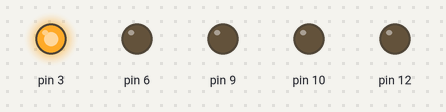
This sketch was run on a simulated Arduino Uno, built with avr-gcc and run on an emulated ATmega328P. Parts: output pins drawn as LEDs (lit = HIGH).

Above: at 1.0 s.
At 5.0 s:
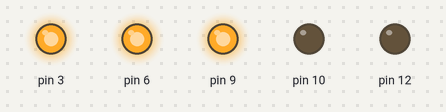
At 7.0 s:
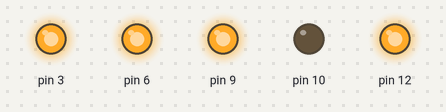
At 11.0 s:
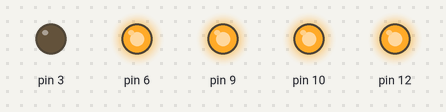
At 17.0 s:
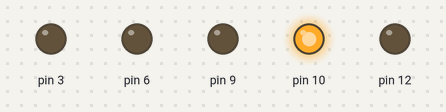
At 23.0 s:
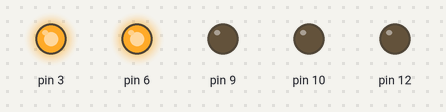
Timing chart, 0 to 26.0 s (numbered marks = the images above):
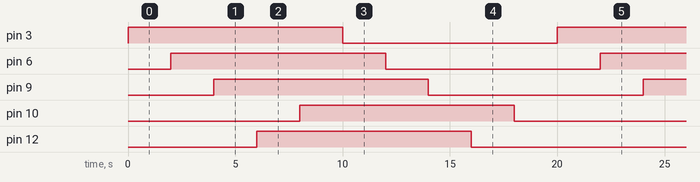

Measured:
- by itself, pin 3, pin 6, pin 9, pin 10, pin 12: alternates HIGH for 10.0 s and LOW for 10.0 s

The sketch:

copy_of_copy_of_neat_kup1.ino
```cpp
// C++ code
//
void setup()
{
 pinMode(3, OUTPUT);
 pinMode(6, OUTPUT);
 pinMode(9, OUTPUT);
 pinMode(12,OUTPUT);
 pinMode(10,OUTPUT);

}

void loop()
{
  digitalWrite(3, HIGH);
  delay(2000);
  digitalWrite(6, HIGH);
  delay(2000);
  digitalWrite(9, HIGH);
  delay(2000);
  digitalWrite(12, HIGH);
  delay(2000);
  digitalWrite(10, HIGH);
  delay(2000);
  digitalWrite(3, LOW);
  delay(2000);
  digitalWrite(6, LOW);
  delay(2000);
  digitalWrite(9, LOW);
  delay(2000);
  digitalWrite(12, LOW);
  delay(2000);
  digitalWrite(10, LOW);
  delay(2000);


}
```
